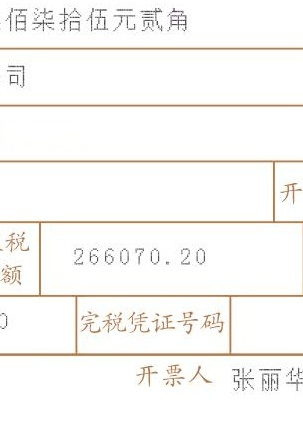
#> input picture 000a3eb88193b0e076d87f86cb6b5fb6.jpg, 303 x 447 px, found by its file name
$ python location.py
#> lines starting #> are read from the running program, lines starting #| are printed output that depends on the picture; after the words box and inside, x2 and y2 are one past the last pixel; in counts of white or black regions, pixels touching at a corner belong together
import cv2
import pytesseract

# 加载图像
def load_image(path):
    image = cv2.imread(path)
#> image is the input picture: shape (447, 303, 3); mean B, G, R 245, 247.5, 248.8
    return image

# 预处理图像（灰度化和二值化）
def preprocess_image(image):
    gray = cv2.cvtColor(image, cv2.COLOR_BGR2GRAY)
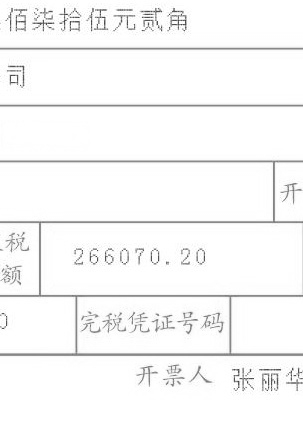
#> gray: shape (447, 303); min 57, max 255, mean 247.6
    _, binary = cv2.threshold(gray, 150, 255, cv2.THRESH_BINARY + cv2.THRESH_OTSU)
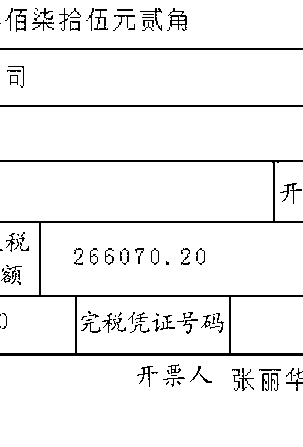
#> binary: shape (447, 303); 94.4% white; black in thin lines or dots, all inside (x1, y1, x2, y2) = (0, 8, 303, 391)
    return binary

# 寻找文字区域并标记，返回所有文字区域的列表
# 返回两种格式：一种为四个点的，一种为左上角坐标和宽高的
def find_text_regions(image):
#> (the run stopped early here; a loop or call above may not have finished)
